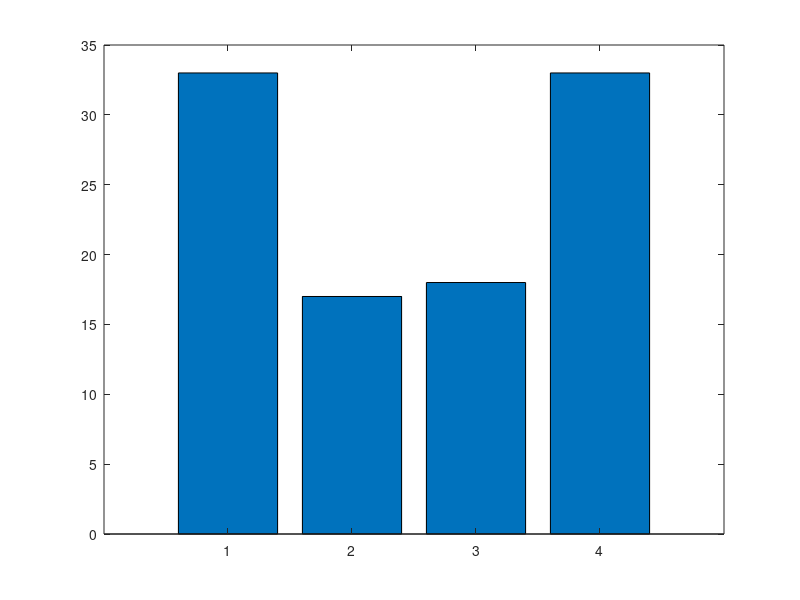
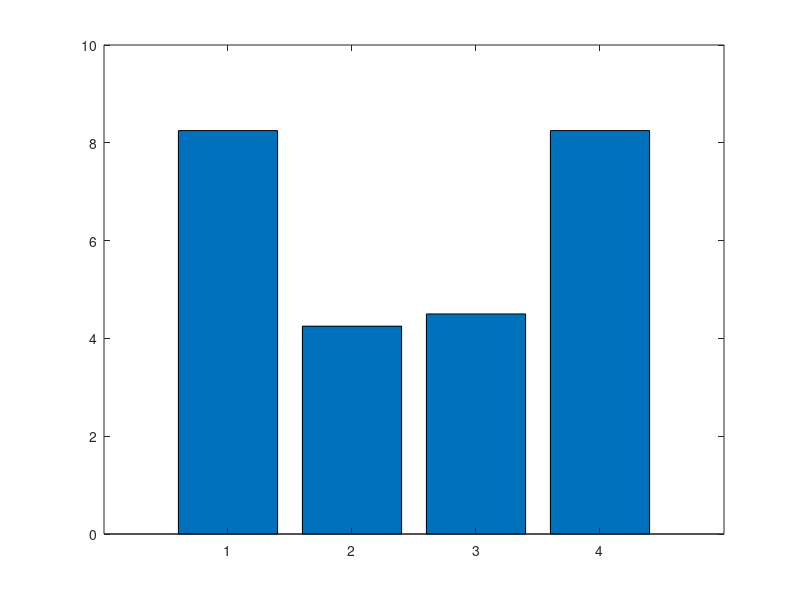
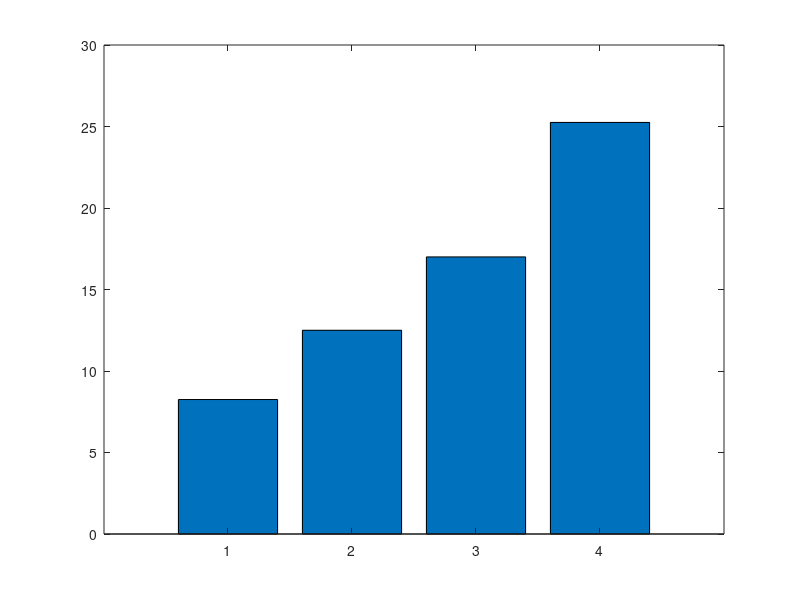

Recreate these plots in MATLAB, in order.
t=0:0.01:1;
fm=1;
pi=3.14;
x=sin(2*pi*fm*t);
val=(max(x)-min(x))/4;

freq=[0 0 0 0];
for i = 1:length(x)
    if (x(i) >= -1 && x(i) < -0.5)
        freq(1)=freq(1)+1;
    elseif  (x(i) >= -0.5 && x(i) < 0 )
        freq(2)=freq(2)+1;
    elseif (x(i)>=0 && x(i)<0.5)
        freq(3)=freq(3)+1;
    elseif (x(i) >= 0.5 && x(i) < 1 )
        freq(4)=freq(4)+1;
    end
end

figure
bar(freq)

pdf = freq/4
figure
bar(pdf)

cdf=[]
for i = 1:length(pdf)
    if i==1 
        cdf(1)=pdf(1)
    else
        cdf (i)= cdf(i-1) + pdf(i)
    end
         
    
end
figure
bar(cdf)
    
    
    
